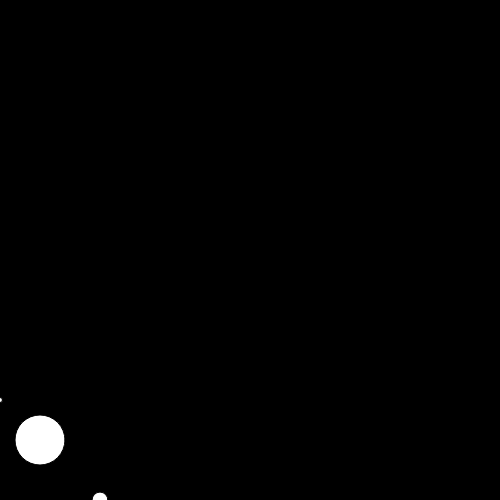
Frame 1 (no input)
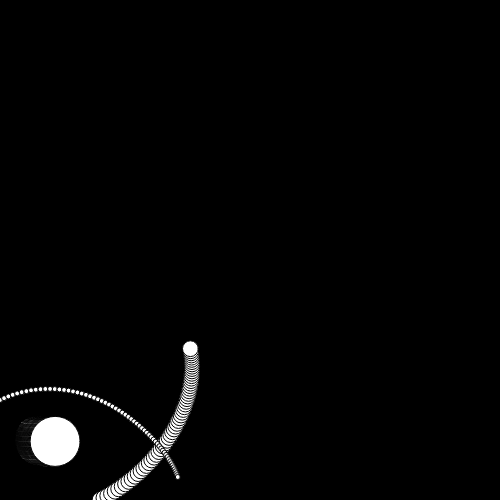
Frame 60 (no input)
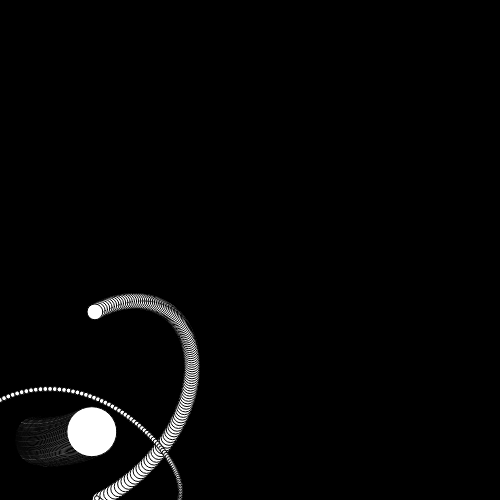
Frame 120 (the mouse pressed at the canvas centre since frame 60)

The p5.js sketch that drew these frames (run headless with seeded random() and noise() and a simulated clock; from frame 60 on, the mouse is pressed at the canvas centre):

// p5.js sketch
// ── sketch.js
// const btn = document.querySelector('button'),
//   chunks = [];

// function record() {
//   chunks.length = 0;
//   let stream = document.querySelector('canvas').captureStream(30),
//     recorder = new MediaRecorder(stream);
//   recorder.ondataavailable = e => {
//     if (e.data.size) {
//       chunks.push(e.data);
//     }
//   };
//   recorder.onstop = exportVideo;
//   btn.onclick = e => {
//     recorder.stop();
//     btn.textContent = 'start recording';
//     btn.onclick = record;
//   };
//   recorder.start();
//   btn.textContent = 'stop recording';
// }

// function exportVideo(e) {
//   var blob = new Blob(chunks);
//   var vid = document.createElement('video');
//   vid.id = 'recorded'
//   vid.controls = true;
//   vid.src = URL.createObjectURL(blob);
//   document.body.appendChild(vid);
//   vid.play();
// }
// btn.onclick = record;

class Planet {
  constructor(mass, position, velocity) {
    this.mass = mass;
    this.radius = sqrt(mass) / 2;
    this.velocity = velocity;
    this.position = position;
  }

  updateSpeed(planets) {
    const reducer = (accumulator, currentValue) =>
      accumulator.add(currentValue);

    let forces = planets.map((planet) => {
      let distance = this.position.dist(planet.position);

      if (distance != 0) {
        let force = (this.mass * planet.mass) / (distance * 1000);
        let forceVector = p5.Vector.sub(planet.position, this.position);
        forceVector.normalize();
        forceVector.mult(force);
        return forceVector;
      } else {
        return createVector(0, 0);
      }
    });

    let totalForce = forces.reduce(reducer);
    let totalAcceleration = totalForce.div(this.mass);

    this.velocity.add(totalAcceleration);
  }

  updatePosition(planets) {
    this.updateSpeed(planets);
    this.position = p5.Vector.add(this.position, this.velocity);
  }

  draw(planets) {
    // fill('rgba(255,255,255, 0.1)');
    ellipse(this.position.x, this.position.y, this.radius);
    this.updatePosition(planets);
  }
}

let planets = [];
const cX = 500;
const cY = 500;

function setup() {
  // frameRate(10000)
  createCanvas(cX, cY);
  background(0);
  // Moving planets
  planets = [
    new Planet(10000, createVector(40, cY - 60), createVector(0, 0)),
    new Planet(100, createVector(0, cY - 100), createVector(4, -2)),
    new Planet(1000, createVector(100, cY), createVector(4, -2)),
  ];

  // for (let index = 0; index < 20; index++) {
  //   planets.push(new Planet(Math.random()*1000, createVector(Math.random()*cX,Math.random()*cY),createVector(Math.random()*5-2.5,Math.random()*5-2.5)))
  // }

  // standstill planets
  // planets = [
  //   new Planet(10000, createVector(cX/2,cY/2), createVector(0,0)),
  //   new Planet(100, createVector(cX/2-200,cY/2-200), createVector(4,-2)),
  //   new Planet(1000, createVector(cX/2+150,cY/2+150), createVector(4,-2)),
  // ]

  tracking = planets[0];
}

function randomPlanets(n) {
  for (let index = 0; index < n; index++) {
    planets.push(
      new Planet(
        Math.random() * 1000,
        createVector(Math.random() * cY, Math.random() * cX),
        createVector(Math.random() * 10 - 5, Math.random() * 10 - 5)
      )
    );
  }
}

function trailPlot() {
  for (let index = 0; index < 2 * 10 ** 4; index++) {
    tracking.position = createVector(cX / 2, cY / 2);
    planets.map((planet) => {
      if (planet != tracking) {
        planet.updatePosition(planets);
        noStroke();
        fill("rgba(255,255,255, 0.09)");
        ellipse(planet.position.x, planet.position.y, planet.radius);
      }
    });
  }
}

function draw() {
  // tracking.position = createVector(cX/2,cY/2);
  planets.map((planet) => {
    planet.draw(planets);
  });
}
